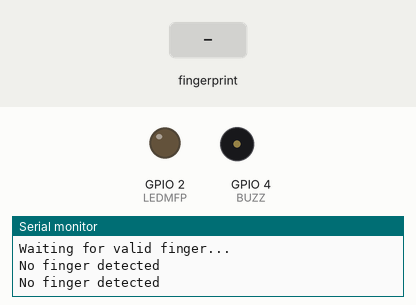
Recording of a sketch running on a simulated ESP32. Parts: output pins drawn as LEDs (lit = HIGH), buzzer (waves = sounding, pin HIGH), the last lines printed to the serial monitor. The inputs (shaded band) are chosen by the test bench. Nothing arrives over Bluetooth unless stated; a phone connects over Bluetooth LE 3 s after start.

Above: at 2.3 s.
2.4 s: finger stored as number 1 placed on the sensor
At 4.4 s:
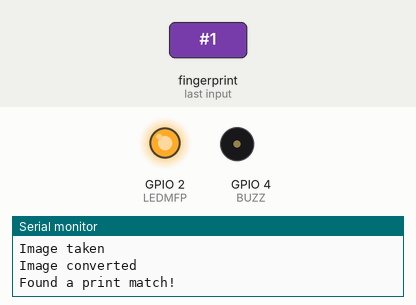
Timing chart, 0 to 15.1 s (numbered marks = the images above; inputs shaded):
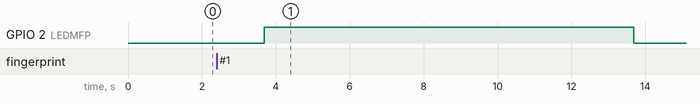

The sketch:

coba_PakYusuf.ino
```cpp
#include <Adafruit_Fingerprint.h>

Adafruit_Fingerprint finger = Adafruit_Fingerprint(&Serial2);

#include <BLEDevice.h>
#include <BLEUtils.h>
#include <BLEServer.h>

// See the following for generating UUIDs:
// https://www.uuidgenerator.net/

#define SERVICE_UUID        "4fafc201-1fb5-459e-8fcc-c5c9c331914b"
#define CHARACTERISTIC_UUID "beb5483e-36e1-4688-b7f5-ea07361b26a8"


#define LEDMFP 2
#define BUZZ 4

void setup()
{
  Serial.begin(115200);
  while (!Serial);  // For Yun/Leo/Micro/Zero/...
  delay(100);
  Serial.println("\n\nAdafruit finger detect test & ");

  //output matching fingerprint
  pinMode(LEDMFP, OUTPUT);
  digitalWrite(LEDMFP, LOW);
  pinMode(BUZZ, OUTPUT);
  digitalWrite(BUZZ, LOW);

  // set the data rate for the sensor serial port
  finger.begin(57600);
  delay(5);
  if (finger.verifyPassword()) {
    Serial.println("Found fingerprint sensor!");
  } else {
    Serial.println("Did not find fingerprint sensor :(");
    while (1) { delay(1); }
  }

  finger.getTemplateCount();
  Serial.print("Sensor contains "); Serial.print(finger.templateCount); Serial.println(" templates");
  Serial.println("Waiting for valid finger...");

}

void loop()                     // run over and over again
{

  getFingerprintID();
  delay(1050);            //don't ned to run this at full speed.
}

uint8_t getFingerprintID() {
  uint8_t p = finger.getImage();
  switch (p) {
    case FINGERPRINT_OK:
      Serial.println("Image taken");
      break;
    case FINGERPRINT_NOFINGER:
      Serial.println("No finger detected");
      return p;
    case FINGERPRINT_PACKETRECIEVEERR:
      Serial.println("Communication error");
      return p;
    case FINGERPRINT_IMAGEFAIL:
      Serial.println("Imaging error");
      return p;
    default:
      Serial.println("Unknown error");
      return p;
  }

  // OK success!

  p = finger.image2Tz();
  switch (p) {
    case FINGERPRINT_OK:
      Serial.println("Image converted");
      break;
    case FINGERPRINT_IMAGEMESS:
      Serial.println("Image too messy");
      return p;
    case FINGERPRINT_PACKETRECIEVEERR:
      Serial.println("Communication error");
      return p;
    case FINGERPRINT_FEATUREFAIL:
      Serial.println("Could not find fingerprint features");
      return p;
    case FINGERPRINT_INVALIDIMAGE:
      Serial.println("Could not find fingerprint features");
      return p;
    default:
      Serial.println("Unknown error");
      return p;
  }

  // OK converted!
  p = finger.fingerFastSearch();
  if (p == FINGERPRINT_OK) {
    Serial.println("Found a print match!");

      digitalWrite(LEDMFP, HIGH);
      delay(5000);

        Serial.println("Starting BLE work!");

      BLEDevice::init("Yusuf Sani");
      BLEServer *pServer = BLEDevice::createServer();
      BLEService *pService = pServer->createService(SERVICE_UUID);
      BLECharacteristic *pCharacteristic = pService->createCharacteristic(
                                             CHARACTERISTIC_UUID,
                                             BLECharacteristic::PROPERTY_READ |
                                             BLECharacteristic::PROPERTY_WRITE
                                           );

      pCharacteristic->setValue("Hello World says Neil");
      pService->start();
      // BLEAdvertising *pAdvertising = pServer->getAdvertising();  // this still is working for backward compatibility
      BLEAdvertising *pAdvertising = BLEDevice::getAdvertising();
      pAdvertising->addServiceUUID(SERVICE_UUID);
      pAdvertising->setScanResponse(true);
      pAdvertising->setMinPreferred(0x06);  // functions that help with iPhone connections issue
      pAdvertising->setMinPreferred(0x12);
      BLEDevice::startAdvertising();
    pAdvertising->start();
    Serial.println("Advertizing started...");
    delay(5000);
    pAdvertising->stop();
    digitalWrite(LEDMFP, LOW);

  } else if (p == FINGERPRINT_PACKETRECIEVEERR) {
    Serial.println("Communication error");
    return p;
  } else if (p == FINGERPRINT_NOTFOUND) {
    Serial.println("Did not find a match");
    digitalWrite(BUZZ, HIGH);
    delay(5000);


    digitalWrite(BUZZ, LOW);
    delay(5000);
    return p;


  } else {
    Serial.println("Unknown error");
    return p;
  }

  // found a match!
  Serial.print("Found ID #"); Serial.print(finger.fingerID);
  Serial.print(" with confidence of "); Serial.println(finger.confidence);

  return finger.fingerID;
}

// returns -1 if failed, otherwise returns ID #
int getFingerprintIDez() {
  uint8_t p = finger.getImage();
  if (p != FINGERPRINT_OK)  return -1;

  p = finger.image2Tz();
  if (p != FINGERPRINT_OK)  return -1;

  p = finger.fingerFastSearch();
  if (p != FINGERPRINT_OK)  return -1;

  // found a match!
  Serial.print("Found ID #"); Serial.print(finger.fingerID);
  Serial.print(" with confidence of "); Serial.println(finger.confidence);
  return finger.fingerID;
}
```

Measured:
- after the input at 2.4 s, GPIO 2 (LEDMFP): LOW → HIGH after 1.3 s, → LOW 10.0 s later
